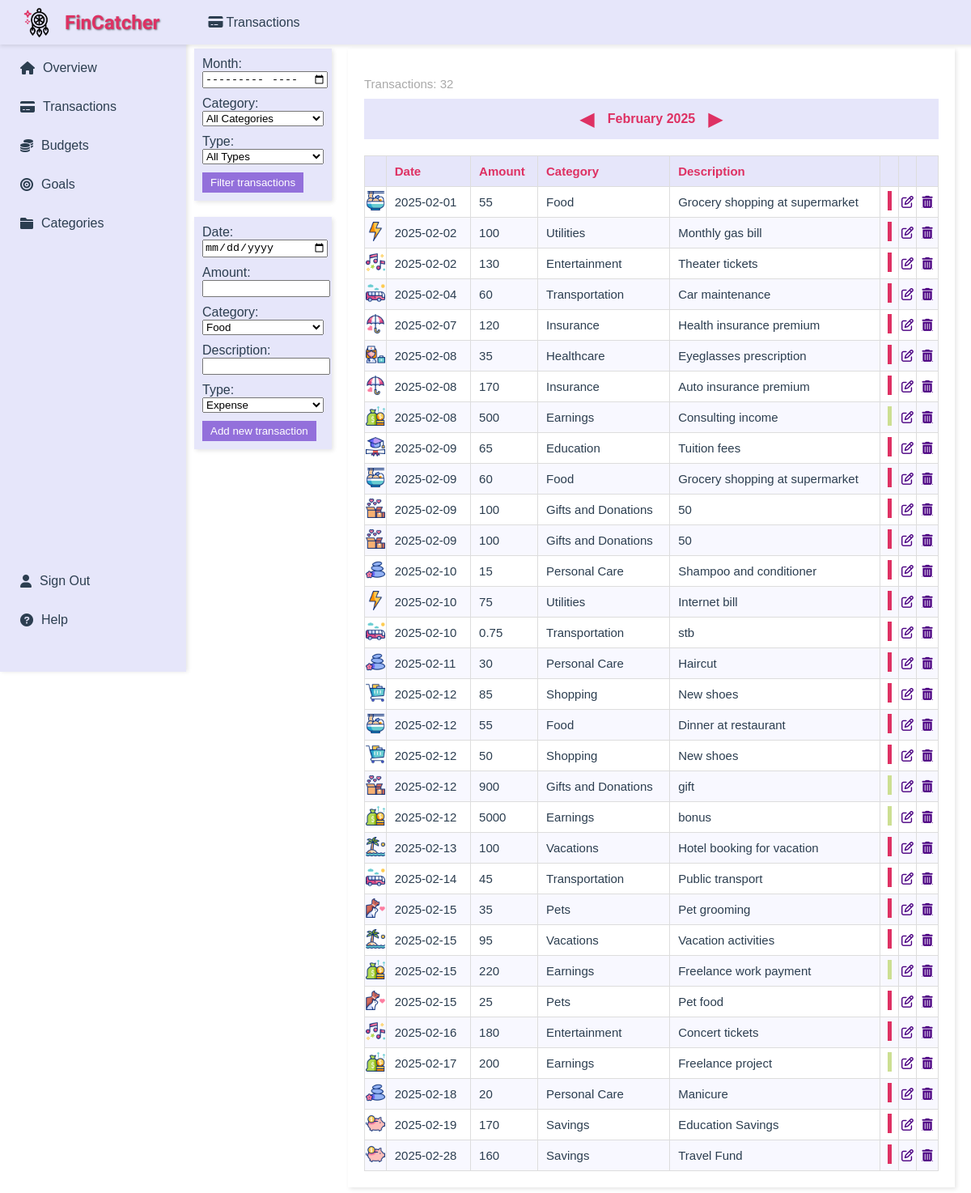
The app's page /transactions, older data.
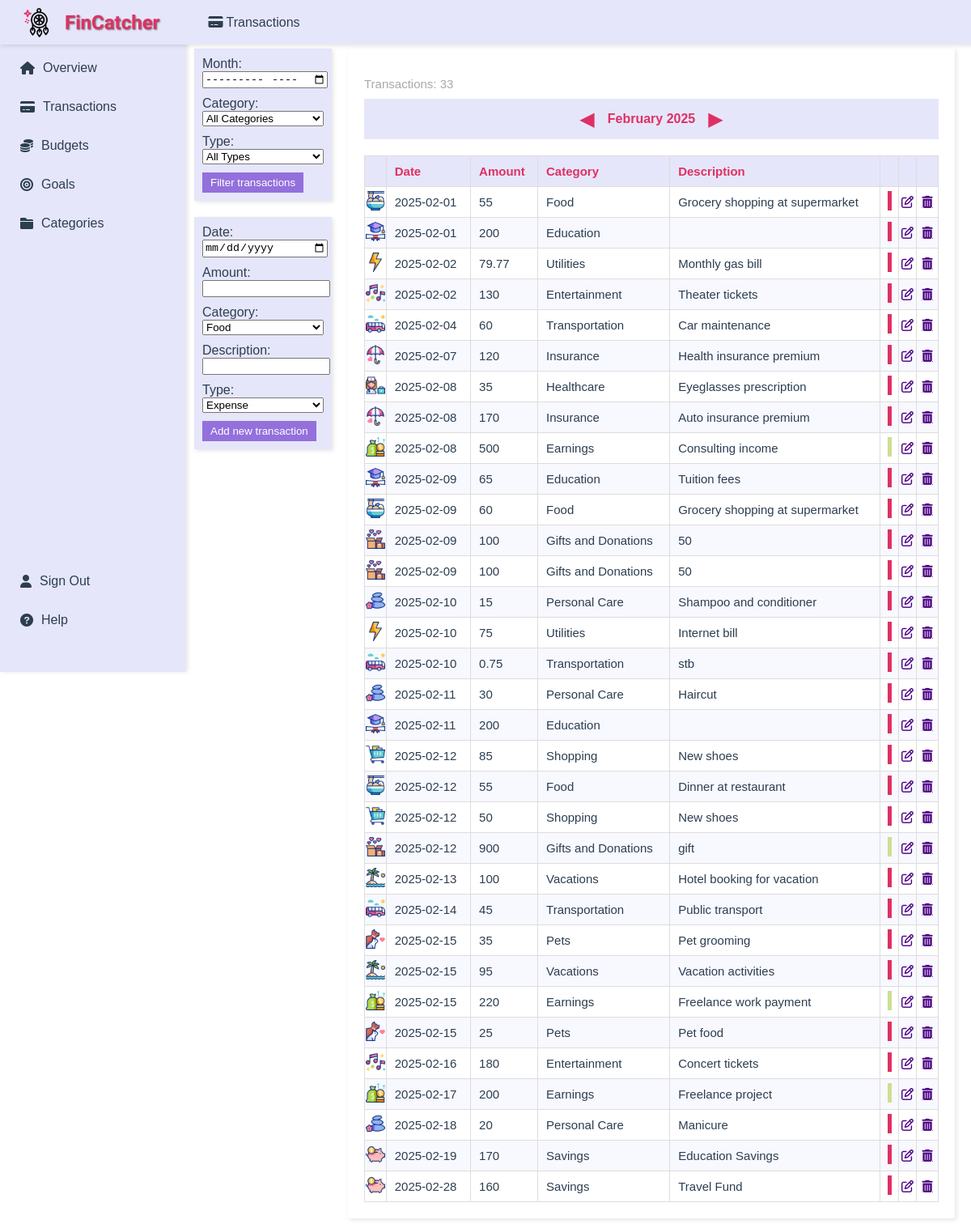
The same page, newer data.
### app/main/models.py (models this page shows)
class Transactions(db.Model):
    id = db.Column(db.Integer, primary_key=True, unique=True, nullable=False)
    date = db.Column(db.Date, nullable=False)
    amount = db.Column(db.Float, nullable=False)
    category_id = db.Column(db.Integer, db.ForeignKey('categories.id'), nullable=False)  # References Categories table
    description = db.Column(db.String(1000), nullable=True)
    type = db.Column(db.String(10), nullable=False)
    category = db.relationship('Categories', backref=db.backref('transactions', lazy=True))

class Categories(db.Model):
    id = db.Column(db.Integer, primary_key=True, unique=True, nullable=False)
    name = db.Column(db.String(50), unique=True, nullable=False)
    description = db.Column(db.String(1000), nullable=True)

### app/transactions/routes.py (the view, shortened to what this page needs)
@transactions.route('/transactions', methods=['GET', 'POST'])
def transactions_page():
    today = date.today()
    filter_month = request.args.get('filter_month', f'{today.year}-{today.month:02}')
    change_month = request.args.get('change_month', 0, type=int)
    year, month = map(int, filter_month.split('-'))
    new_date = date(year, month, 1) + relativedelta(months=change_month)
    filter_month = f'{new_date.year}-{new_date.month:02}'
    query = Transactions.query.join(Categories)
    query = apply_filters(query, filter_month, request.args.get('filter_category'), request.args.get('filter_type'))
    return render_template(
        'show_transactions.html',
        transactions=query.all(),
        categories=Categories.query.all(),
        category_icons=category_icons,
        page_title='Transactions',
        icon='fas fa-credit-card',
        current_month=new_date.month,
        current_year=new_date.year,
        current_month_name=new_date.strftime('%B'),
        filter_month=filter_month
    )

### app/transactions/routes.py (called while the page is built)
def apply_filters(query, filter_month, filter_category, filter_type):
    if filter_month:
        year, month = map(int, filter_month.split('-'))
        start_date = date(year, month, 1)
        end_date = start_date + relativedelta(months=1) - relativedelta(days=1)
        query = query.filter(Transactions.date >= start_date, Transactions.date <= end_date).order_by(Transactions.date.asc())
    if filter_category:
        query = query.filter(Transactions.category_id == filter_category)
    if filter_type:
        query = query.filter(Transactions.type == filter_type)
    return query

### app/transactions/templates/show_transactions.html (shortened to what this page needs)
{% extends "layout.html" %}
{% block content %}
<div style="display: flex; flex-direction: row; justify-content: flex-start;">
    <div style="display: flex; flex-direction: column; margin-right: 20px;">
        <form id="filter-form" action="{{ url_for('transactions.transactions_page') }}" method="GET" style="background-color: #E6E6FA; padding: 10px; box-shadow: 2px 2px 5px rgba(0,0,0,0.1); margin-bottom: 20px; width: 150px;">
            <label for="filter-month" style="margin-bottom: 2px;">Month:</label>
            <input type="month" id="filter-month" name="filter_month" style="margin-bottom: 10px; width: 100%;" required style="margin-bottom: 10px; width: 100%;">
            <label for="filter-category" style="margin-bottom: 2px;">Category:</label>
            <select id="filter-category" name="filter_category" style="margin-bottom: 10px; width: 100%;">
                <option value="">All Categories</option>
            </select>
            <label for="filter-type" style="margin-bottom: 2px;">Type:</label>
            <select id="filter-type" name="filter_type" style="margin-bottom: 10px; width: 100%;">
                <option value="">All Types</option>
            </select>
            <button type="submit" style="background-color: #9370DB; color: white; padding: 5px 10px; border: none; cursor: pointer;">Filter transactions</button>
        </form>
        <form id="add-transaction-form" action="{{ url_for('transactions.transactions_page') }}" method="POST" style="background-color: #E6E6FA; padding: 10px; box-shadow: 2px 2px 5px rgba(0,0,0,0.1); width: 150px;">
            <label for="date" style="margin-bottom: 2px;">Date:</label>
            <input type="date" id="date" name="date" required style="margin-bottom: 10px; width: 100%;">
            <label for="amount" style="margin-bottom: 2px;">Amount:</label>
            <input type="number" step="0.01" id="amount" name="amount" required style="margin-bottom: 10px; width: 100%;">
            <label for="category_id" style="margin-bottom: 2px;">Category:</label>
            <select id="category_id" name="category_id" required style="margin-bottom: 10px; width: 100%;">
                {% for category in categories %}
                    <option value="{{ category.id }}">{{ category.name }}</option>
                {% endfor %}
            </select>
            <label for="description" style="margin-bottom: 2px;">Description:</label>
            <input type="text" id="description" name="description" style="margin-bottom: 10px; width: 100%;">
            <label for="type" style="margin-bottom: 2px;">Type:</label>
            <select id="type" name="type" required style="margin-bottom: 10px; width: 100%;">
                <option value="expense">Expense</option>
            </select>
            <button type="submit" style="background-color: #9370DB; color: white; padding: 5px 10px; border: none; cursor: pointer;">Add new transaction</button>
        </form>
    </div>
    <div style="display: flex; flex-direction: row; width: calc(100% - 190px);">
        <div id="transactions-list" style="background-color: #ffffff; padding: 20px; box-shadow: 2px 2px 5px rgba(0,0,0,0.1); flex: 1;">
            <p style="font-size: 15px; color: #A9A9A9; margin-bottom: 10px;">Transactions: {{ transactions|length }}</p>
            <div class="filter-bar" style="display: flex; align-items: center; justify-content: center; margin-bottom: 20px; background-color: #E6E6FA; padding: 10px;">
                <form action="{{ url_for('transactions.transactions_page') }}" method="GET" style="display: flex; align-items: center;">
                    <button type="submit" name="change_month" value="-1" style="background: none; border: none; cursor: pointer; font-size: 24px; color: #DE3163;">&#9664;</button>
                    <span id="current-month" style="margin: 0 10px; font-weight: bold; color: #DE3163;">{{ current_month_name }} {{ current_year }}</span>
                    <button type="submit" name="change_month" value="1" style="background: none; border: none; cursor: pointer; font-size: 24px; color: #DE3163;">&#9654;</button>
                </form>
            </div>
            <table style="width: 100%; border-collapse: collapse; text-align: left; font-size: 15px;">
                <thead style="background-color: #E6E6FA; color: #DE3163;">
                    <tr>
                        <th style="padding: 10px; border: 1px solid #DDD;"></th>
                        <th style="padding: 10px; border: 1px solid #DDD;">Date</th>
                        <th style="padding: 10px; border: 1px solid #DDD;">Amount</th>
                        <th style="padding: 10px; border: 1px solid #DDD;">Category</th>
                        <th style="padding: 10px; border: 1px solid #DDD;">Description</th>
                        <th style="padding: 10px; border: 1px solid #DDD;"></th>
                        <th style="padding: 10px; border: 1px solid #DDD;"></th>
                        <th style="padding: 10px; border: 1px solid #DDD;"></th>
                    </tr>
                </thead>
                <tbody>
                    {% for transaction in transactions %}
                    <tr style="background-color: {% if loop.index0 % 2 == 0 %}#FFFFFF{% else %}#F8F8FF{% endif %};">
                        <td style="padding: 0; border: 1px solid #DDD; text-align: center;">
                            <img src="{{ category_icons[transaction.category_id] }}" alt="Category icon" style="width:24px; height:24px;">
                        </td>
                        <td style="padding: 10px; border: 1px solid #DDD;">{{ transaction.date }}</td>
                        <td style="padding: 10px; border: 1px solid #DDD;">
                            {{ "%.0f"|format(transaction.amount) if transaction.amount.is_integer() else "%.2f"|format(transaction.amount) }}
                        </td>
                        <td style="padding: 10px; border: 1px solid #DDD;">{{ transaction.category.name }}</td>
                        <td style="padding: 10px; border: 1px solid #DDD;">{{ transaction.description }}</td>
                        <td style="padding: 0px; border: 1px solid #DDD; text-align: center;">
                            {% if transaction.type == 'expense' %}
                                <div style="width: 5px; height: 24px; background-color: #DE3163; display: inline-block;"></div>
                            {% else %}
                                <div style="width: 5px; height: 24px; background-color: #CCDF92; display: inline-block;"></div>
                            {% endif %}
                        </td>
                        <td style="padding: 0; border: 1px solid #DDD; text-align: center;">
                            <a href="{{ url_for('transactions.edit_transaction', id=transaction.id) }}" class="edit-btn" style="color: #4B0082;">
                                <i class="fa-regular fa-pen-to-square"></i>
                            </a>
                        </td>
                        <td style="padding: 0; border: 1px solid #DDD; text-align: center;">
                            <div style="display: flex; justify-content: center; align-items: center; gap: 0;">
                                <a href="{{ url_for('transactions.delete_transaction', id=transaction.id) }}" class="delete-btn" style="display: flex; justify-content: center; align-items: center; width: 24px; height: 24px; text-align: center; color: #4B0082;" onclick="confirmDelete(event, {{ transaction.id }});">
                                    <i class="fas fa-trash-alt"></i>
                                </a>
                            </div>
                        </td>
                    </tr>
                {% endfor %}
                </tbody>
            </table>
        </div>
    </div>
    </div>
</div>
{% endblock %}

### app/main/templates/layout.html (shortened to what this page needs)
<!DOCTYPE html>
<html lang="en">
<head>
    <link rel="stylesheet" href="https://cdnjs.cloudflare.com/ajax/libs/font-awesome/6.0.0-beta3/css/all.min.css">
</head>
<body>
    <div class="header">
        <img src="{{ url_for('static', filename='images/dreamcatcher.gif') }}" alt="Dream Catcher">
        <h1>FinCatcher</h1>
        <span class="page-title"><i class="{{ icon }}"></i> {{ page_title }}</span>
    </div>
    <div class="sidebar">
        <div class="sidebar-main">
            <a href="{{ url_for('main.overview') }}"><i class="fas fa-home"></i>Overview</a>
            <a href="{{ url_for('transactions.transactions_page') }}"><i class="fas fa-credit-card"></i>Transactions</a>
            <a href="{{ url_for('budgets.budgets_page') }}"><i class="fa-solid fa-coins"></i>Budgets</a>
            <a href="{{ url_for('goals.goals_page') }}"><i class="fas fa-bullseye"></i>Goals</a>
            <a href="{{ url_for('categories.categories_page') }}"><i class="fas fa-folder"></i>Categories</a>
        </div>
        <div class="sidebar-bottom">
            <a href="{{ url_for('main.home') }}"><i class="fas fa-user"></i>Sign Out</a>
            <a href="{{ url_for('help_sign_out.help_page') }}"><i class="fas fa-question-circle"></i>Help</a>
        </div>
    </div>
    <div class="content">
        {% block content %}{% endblock %}
</body>
</html>

### app/main/templates/layout.html (style rules this page uses)
body { margin: 0; font-family: Arial, sans-serif; background-color: #ffffff; color: #2c3e50; }
.header { background-color: #e6e6fa; padding: 10px 20px; display: flex; align-items: center; box-shadow: 0px 2px 5px rgba(0, 0, 0, 0.1); position: fixed; top: 0; height: 35px; width: 100%; z-index: 1000; }
.header img { height: 50px; margin-right: 10px; }
.header h1 { margin: 0; font-size: 24px; font-family: 'Poiret One', cursive; color: #de3163; text-shadow: 1px 1px 2px rgba(0, 0, 0, 0.5); }
.page-title { font-size: 16px; margin-left: 60px; color: #2c3e50; }
.sidebar { width: 200px; position: fixed; top: 50px; left: 0; background-color: #e6e6fa; padding: 15px; box-shadow: 2px 0px 5px rgba(0, 0, 0, 0.1); height: calc(100vh - 50px); display: flex; flex-direction: column; }
.sidebar-main { flex-grow: 1; }
.sidebar a { display: flex; align-items: center; padding: 10px; color: #2c3e50; text-decoration: none; margin-bottom: 10px; transition: background-color 0.3s, color 0.3s; }
.sidebar a i { margin-right: 10px; }
.sidebar-bottom { margin-top: auto; margin-bottom: 20px; }
.content { margin-left: 220px; padding: 20px; padding-top: 60px; }

Row changes from the older to the newer data that the page shows:
removed Transactions: amount "5000", type "income" (drawn)
added Transactions: amount "200", type "expense" (drawn)
changed Transactions "Monthly gas bill": amount "100" → "79.77"
added Transactions: amount "200", type "expense" (drawn)
Text that changed along with them:
{{ transactions|length }}: "32" → "33"
